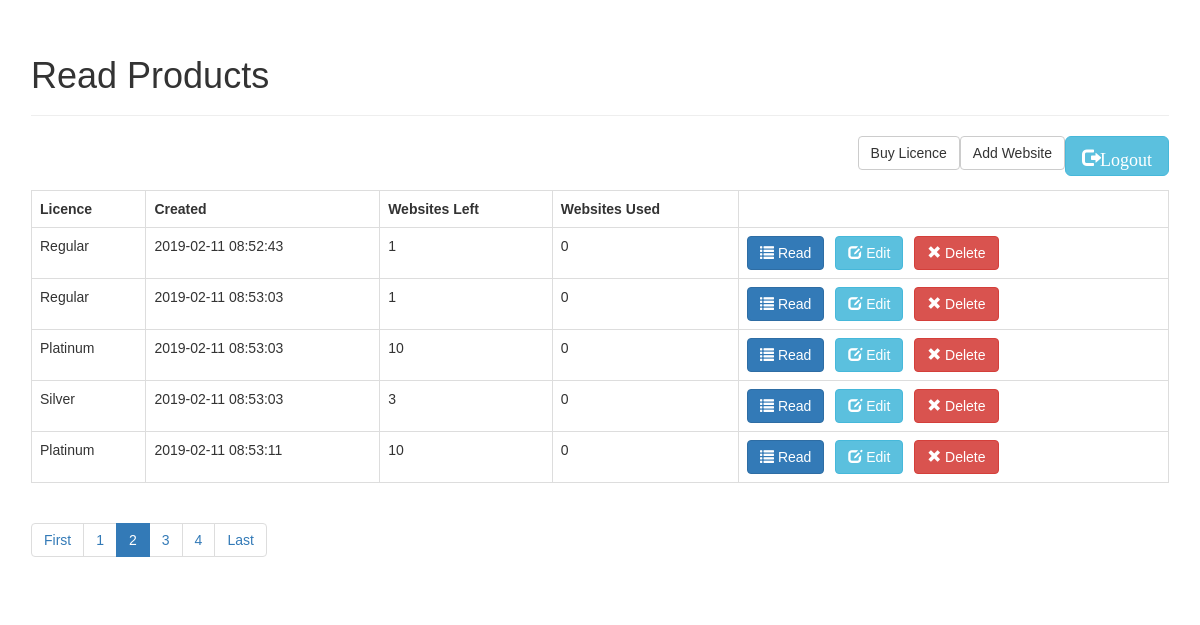
Page /index.php?page=2 (signed in) on the committed database.
### tables this page shows
CREATE TABLE `records` (
  `id` int(11) NOT NULL,
  `customer_id` varchar(256) NOT NULL,
  `licence_id` int(11) NOT NULL,
  `created` datetime NOT NULL
);

CREATE TABLE `licence` (
  `id` int(11) NOT NULL,
  `name` varchar(256) NOT NULL,
  `price` int(11) NOT NULL,
  `website_allowance` int(11) NOT NULL
);

### objects/records.php (called while the page is built, shortened)
<?php
class Records{
    private $conn;
    private $table_name = "records";
    public $customer;
    public function __construct($db){
        $this->conn = $db;
    }
    function readAll($from_record_num, $records_per_page){
        $query = "SELECT
                    id, customer_id, created, licence_id
                FROM
                    " . $this->table_name . " WHERE customer_id=?
                ORDER BY
                    created ASC
                LIMIT
                    {$from_record_num}, {$records_per_page}";
        $stmt = $this->conn->prepare( $query );
        $stmt->bindParam(1, $this->customer);
        $stmt->execute();
        return $stmt;
    }
}
?>

### objects/licence.php (called while the page is built, shortened)
<?php
class Licence{
    private $conn;
    private $table_name = "licence";
    public $id;
    public function __construct($db){
        $this->conn = $db;
    }
     function readOne(){
    $query = "SELECT website_allowance, name FROM  " . $this->table_name . " WHERE id=?";
    $stmt = $this->conn->prepare( $query );
    $stmt->bindParam(1, $this->id);
    $stmt->execute();
    $row = $stmt->fetch(PDO::FETCH_ASSOC);
    $this->name = $row['name'];
    $this->website_allowance = $row['website_allowance'];
     return $this;
    }
}
?>

### objects/website.php (called while the page is built, shortened)
<?php
class Website{
    private $conn;
    private $table_name = "website";
    public $owner;
    public $licence;
    public function __construct($db){
        $this->conn = $db;
    }
    function readByUserIDandLicence(){
        $query = "SELECT id, customer_id, licence_id  FROM  " . $this->table_name . " WHERE customer_id=? and licence_id=?";
        $stmt = $this->conn->prepare( $query );
        $stmt->bindParam(1, $this->owner);
        $stmt->bindParam(2, $this->licence);
        $stmt->execute();
        return $stmt;
    }
    public function countLicenceUsage(){
        $stmt = $this->readByUserIDandLicence();
        $num = $stmt->rowCount();
        return $num;
    }
}
?>

### index.php (the view, shortened to what this page needs)
<?php
$page = isset($_GET['page']) ? $_GET['page'] : 1;
$records_per_page = 5;
$from_record_num = ($records_per_page * $page) - $records_per_page;
include_once 'objects/records.php';
include_once 'objects/licence.php';
include_once 'objects/website.php';
$database = new Database();
$db = $database->getConnection();
$records = new Records($db);
$licence= new Licence($db);
$records->customer=$_SESSION['uid'];
$websites= new Website($db);
$websites->owner=$_SESSION['uid'];
$stmt = $records->readAll($from_record_num, $records_per_page);
$num = $stmt->rowCount();
include_once "layout_header.php";
if($num>0){
    echo "<table class='table table-hover table-responsive table-bordered'>";
        echo "<tr>";
            echo "<th>Licence</th>";
            echo "<th>Created</th>";
            echo "<th>Websites Left</th>";
            echo "<th>Websites Used</th>";
        echo "</tr>";
        while ($row = $stmt->fetch(PDO::FETCH_ASSOC)){
            extract($row);
            $licence->id = $licence_id;
            $licence->readOne();
            $websites->licence=$licence->id;
            $res=$licence->website_allowance-$websites->countLicenceUsage();
            echo "<tr>";
                echo "<td>{$licence->name}</td>";
                echo "<td>{$created}</td>";
                echo "<td>{$res}</td>";
                echo "<td>{$websites->countLicenceUsage()}</td>";
                echo "<td>";
				echo "<a href='read_one.php?id={$id}' class='btn btn-primary left-margin'>
				    <span class='glyphicon glyphicon-list'></span> Read
				</a>
				<a href='update_record.php?id={$id}' class='btn btn-info left-margin'>
				    <span class='glyphicon glyphicon-edit'></span> Edit
				</a>
				<a delete-id='{$id}' class='btn btn-danger delete-object'>
				    <span class='glyphicon glyphicon-remove'></span> Delete
				</a>";
				                echo "</td>";
				            echo "</tr>";
				        }
				    echo "</table>";
include_once 'paging.php';
}
else{
    echo "<div class='alert alert-info'>No products found. {$from_record_num} {$records_per_page}{$num}</div>";
}
include_once "layout_footer.php";
?>

### libs/css/custom.css (style rules this page uses)
.left-margin { margin:0 .5em 0 0; }
body { font-family: Arial, Helvetica, sans-serif; }

### rows in the picture
records: licence.name "Regular", created "2019-02-11 08:52:43", res "1", countLicenceUsage "0"
records: licence.name "Regular", created "2019-02-11 08:53:03", res "1", countLicenceUsage "0"
records: licence.name "Platinum", created "2019-02-11 08:53:03", res "10", countLicenceUsage "0"
records: licence.name "Silver", created "2019-02-11 08:53:03", res "3", countLicenceUsage "0"
records: licence.name "Platinum", created "2019-02-11 08:53:11", res "10", countLicenceUsage "0"

### other values in the picture
$page_title "Read Products"
